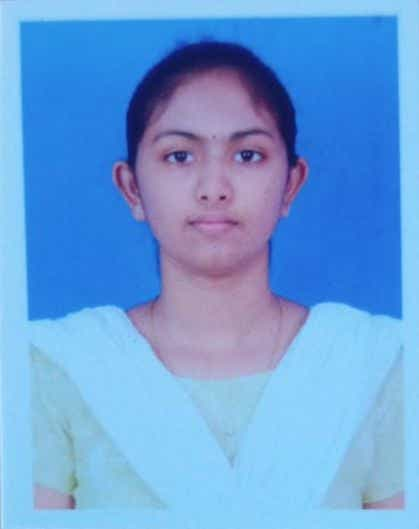
#> input picture PHOTO.jpg, 419 x 529 px, found by its file name
$ jupyter execute sunglass.ipynb
#> lines starting #> are read from the running program, lines starting #| are printed output that depends on the picture; after the words box and inside, x2 and y2 are one past the last pixel; in counts of white or black regions, pixels touching at a corner belong together
[cell 1]
# Import libraries
import cv2
import numpy as np
import matplotlib.pyplot as plt

[cell 2]
# Load the Face Image
faceImage = cv2.imread('PHOTO.JPG')
#> faceImage is the input picture: shape (529, 419, 3); mean B, G, R 218, 159.2, 106.5
plt.imshow(faceImage[:,:,::-1]);plt.title("Face")

[cell 3]
faceImage.shape
#> Out = (529, 419, 3)

[cell 4]
#resized_faceImage.shape
faceImage.shape
#> Out = (529, 419, 3)

[cell 5]
# Load the Sunglass image with Alpha channel
glassPNG = cv2.imread('sun glass.png',-1)
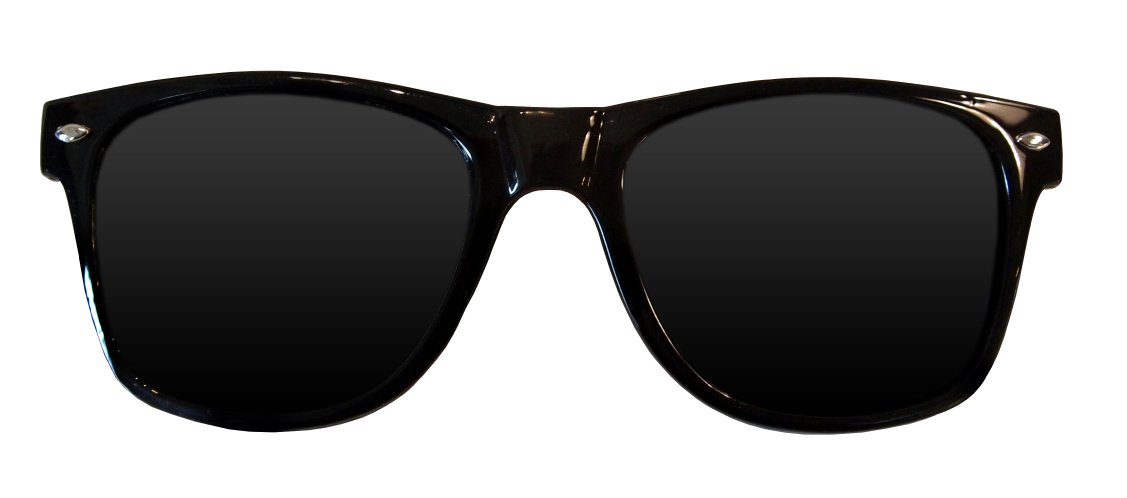
#> input picture sun glass.png, 3381 x 1494 px (shown at 1/3 size)
#> glassPNG is the input picture: shape (1494, 3381, 4); mean B, G, R, A 141.9, 142.2, 142.4, 125.6
plt.imshow(glassPNG[:,:,::-1]);plt.title("glassPNG")
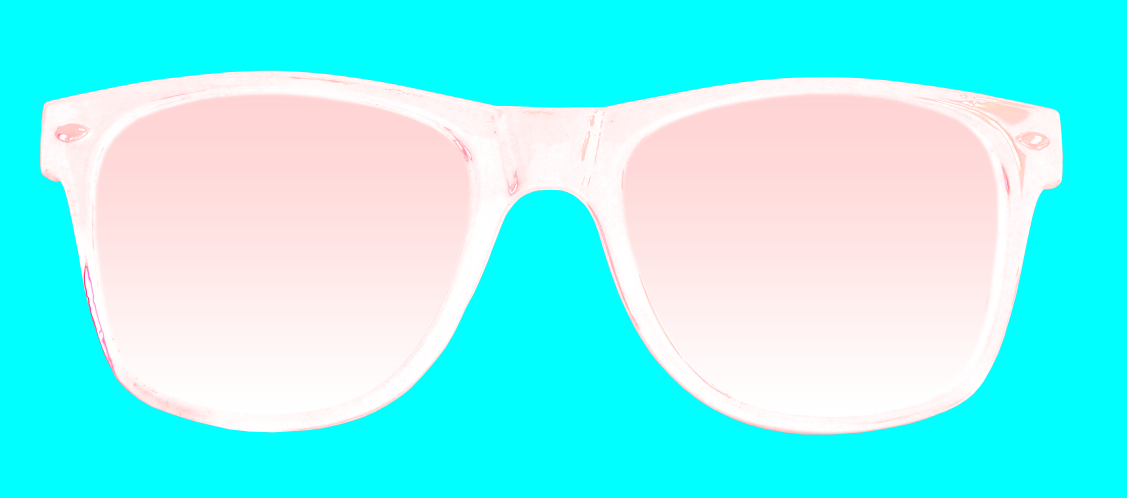
#> shown: shape (1494, 3381, 4) (shown at 1/3 size); mean R, G, B, A 125.6, 142.4, 142.2, 141.9; transparent parts drawn white

[cell 6]
# Resize the image to fit over the eye region
glassPNG = cv2.resize(glassPNG,(170,50))
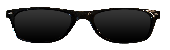
#> glassPNG: shape (50, 170, 4); mean B, G, R, A 142, 142.2, 142.5, 125.5
print("image Dimension ={}".format(glassPNG.shape))
#| image Dimension =(50, 170, 4)

[cell 7]
# Separate the Color and alpha channels
glassBGR = glassPNG[:,:,0:3]
glassMask1 = glassPNG[:,:,3]

[cell 8]
# Display the images for clarity
plt.figure(figsize=[15,15])
plt.subplot(121);plt.imshow(glassBGR[:,:,::-1]);plt.title('Sunglass Color channels');
plt.subplot(122);plt.imshow(glassMask1,cmap='gray');plt.title('Sunglass Alpha channel');
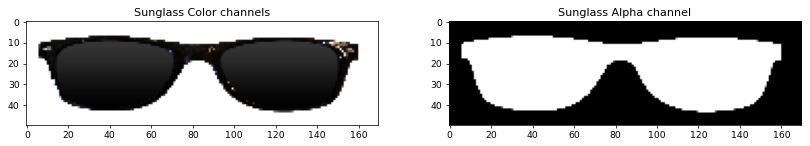
#> figure drawn by matplotlib, 2 panels

[cell 9]
# Make a copy
#faceWithGlassesNaive = resized_faceImage.copy()
faceWithGlassesNaive = faceImage.copy()

# Replace the eye region with the sunglass image
faceWithGlassesNaive[135:185,130:300]=glassBGR
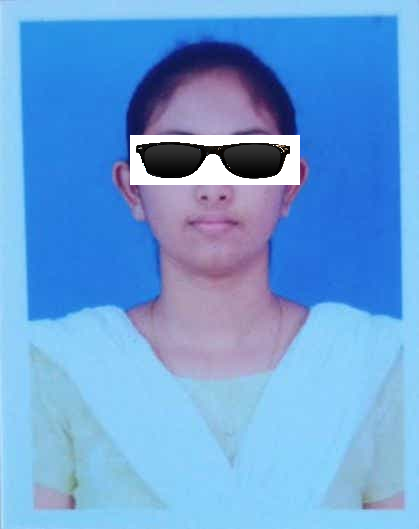
#> faceWithGlassesNaive: shape (529, 419, 3); 3.83% of pixels changed, all inside (x1, y1, x2, y2) = (130, 135, 300, 185)

plt.imshow(faceWithGlassesNaive[...,::-1])

[cell 10]
# Make the dimensions of the mask same as the input image.
# Since Face Image is a 3-channel image, we create a 3 channel image for the mask
glassMask = cv2.merge((glassMask1,glassMask1,glassMask1))

# Make the values [0,1] since we are using arithmetic operations
glassMask = np.uint8(glassMask/255)
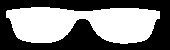
#> glassMask: shape (50, 170, 3); values 0 (black) and 1 (white), 49.1% white; 1 white region, box (x1, y1, x2, y2) and area: (6, 7, 160, 44) 4170

# Make a copy
faceWithGlassesArithmetic = faceImage.copy()

# Get the eye region from the face image
eyeROI= faceWithGlassesArithmetic[135:185,130:300]

# Use the mask to create the masked eye region
maskedEye = cv2.multiply(eyeROI,(1-  glassMask ))

# Use the mask to create the masked sunglass region
maskedGlass = cv2.multiply(glassBGR,glassMask)

# Combine the Sunglass in the Eye Region to get the augmented image
eyeRoiFinal = cv2.add(maskedEye, maskedGlass)
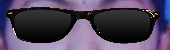
#> eyeRoiFinal: shape (50, 170, 3); mean B, G, R 91.1, 68.3, 79.4

# Display the intermediate results
plt.figure(figsize=[20,20])
plt.subplot(131);plt.imshow(maskedEye[...,::-1]);plt.title("Masked Eye Region")
plt.subplot(132);plt.imshow(maskedGlass[...,::-1]);plt.title("Masked Sunglass Region")
plt.subplot(133);plt.imshow(eyeRoiFinal[...,::-1]);plt.title("Augmented Eye and Sunglass")
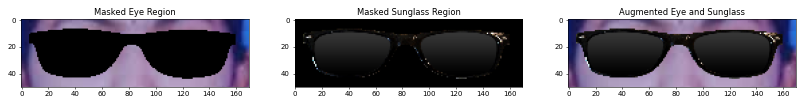
#> figure drawn by matplotlib, 3 panels

[cell 11]
# Replace the eye ROI with the output from the previous section
faceWithGlassesArithmetic[135:185,130:300]=eyeRoiFinal
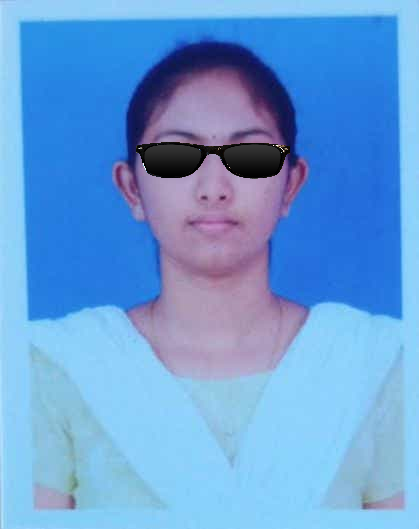
#> faceWithGlassesArithmetic: shape (529, 419, 3); 1.88% of pixels changed, all inside (x1, y1, x2, y2) = (136, 142, 290, 179)

# Display the final result
plt.figure(figsize=[20,20]);
plt.subplot(121);plt.imshow(faceImage[:,:,::-1]); plt.title("Original Image");
plt.subplot(122);plt.imshow(faceWithGlassesArithmetic[:,:,::-1]);plt.title("With Sunglasses");
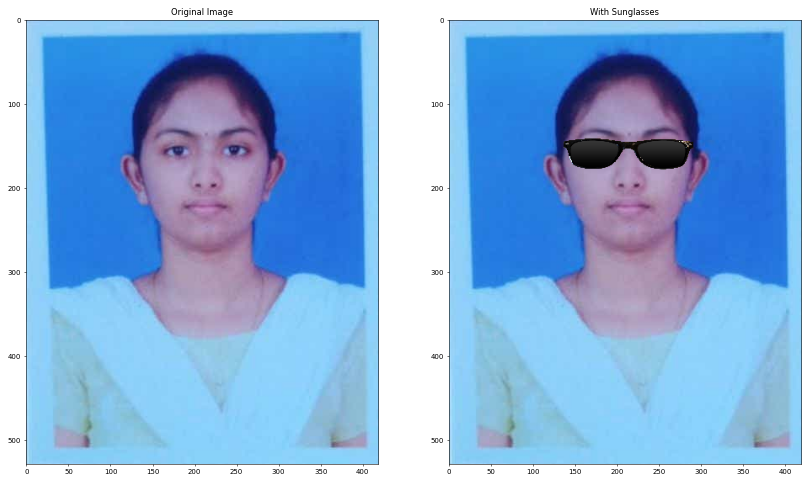
#> figure drawn by matplotlib, 2 panels
